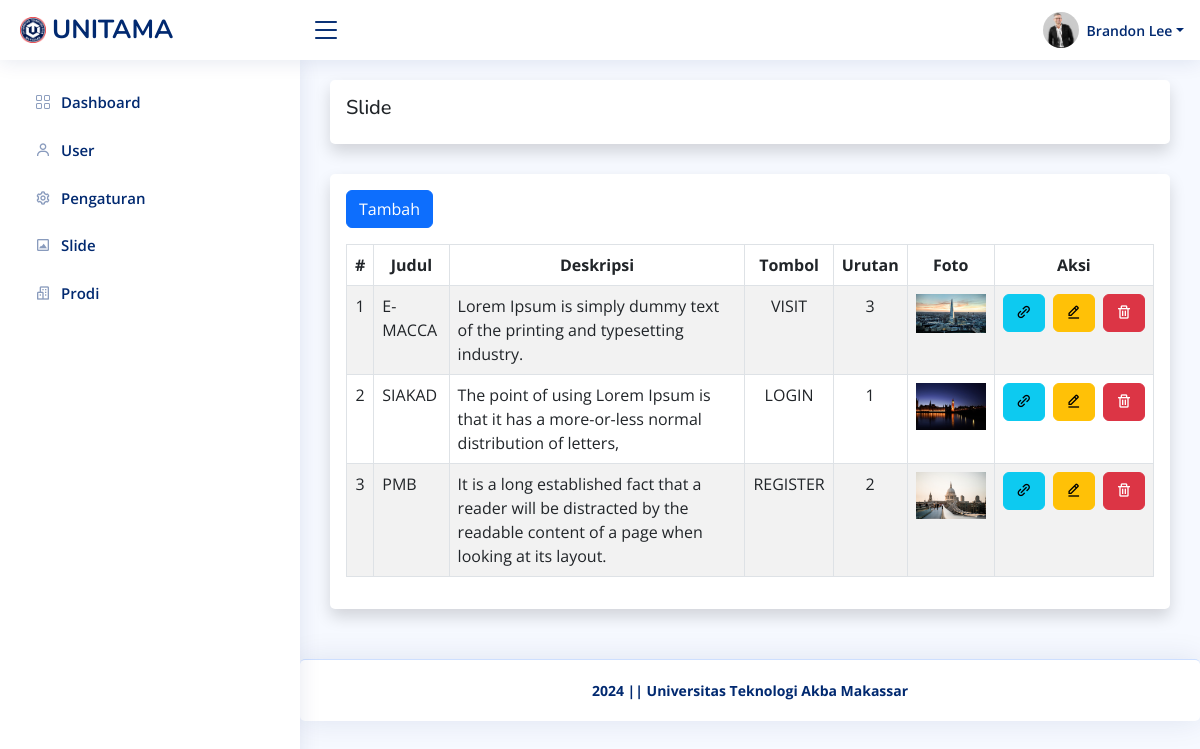
The app's page /admin/slide/index.php (signed in) with its own data.
### tables this page shows
CREATE TABLE `pengaturan` (
  `id_pengaturan` int(11) NOT NULL,
  `appname` varchar(50) NOT NULL,
  `logo` varchar(255) NOT NULL,
  `copyright` varchar(255) NOT NULL,
  `description` varchar(255) NOT NULL,
  `keyword` varchar(255) NOT NULL,
  `author` varchar(128) NOT NULL
);

CREATE TABLE `user` (
  `id_user` int(11) NOT NULL,
  `username` varchar(128) NOT NULL,
  `password` varchar(255) NOT NULL,
  `nama` varchar(128) NOT NULL,
  `role` int(11) NOT NULL,
  `foto` varchar(255) DEFAULT NULL
);

CREATE TABLE `slide` (
  `id_slide` int(11) NOT NULL,
  `judul` varchar(128) NOT NULL,
  `deskripsi` varchar(128) NOT NULL,
  `tombol` varchar(20) NOT NULL,
  `link` varchar(128) NOT NULL,
  `urutan` int(11) NOT NULL,
  `gambar` varchar(255) NOT NULL
);

### helper.php (called while the page is built, shortened)
<?php
$base_url = 'http://localhost/unitama/';
$koneksi = mysqli_connect('localhost', 'root', '', 'unitama');
function get($query)
{
    global $koneksi;
    $result = mysqli_query($koneksi, $query);
    $row = [];
    while ($data = mysqli_fetch_assoc($result)) {
        $row[] = $data;
    }
    return $row;
}
function getWhere($query)
{
    global $koneksi;
    return mysqli_fetch_assoc(mysqli_query($koneksi, $query));
}

### admin/slide/index.php (the view)
<?php require '../template/header.php' ?>
<?php $slide = get("SELECT * FROM slide ORDER BY id_slide DESC"); ?>
<div class="card shadow p-3">
    <h5>Slide</h5>
</div>
<div class="card shadow p-3">
    <div class="mb-3">
        <a class="btn btn-primary" href="<?= $base_url; ?>admin/slide/tambah.php" role="button">Tambah</a>
    </div>
    <div class="table-responsive">
        <table class="table table-striped table-bordered w-100" id="data-table">
            <thead>
                <tr>
                    <th class="text-center">#</th>
                    <th class="text-center">Judul</th>
                    <th class="text-center">Deskripsi</th>
                    <th class="text-center">Tombol</th>
                    <th class="text-center">Urutan</th>
                    <th class="text-center">Foto</th>
                    <th class="text-center">Aksi</th>
                </tr>
            </thead>
            <tbody>
                <?php $i = 1 ?>
                <?php foreach ($slide as $row) : ?>
                    <tr>
                        <td class="text-center"><?= $i++; ?></td>
                        <td><?= $row['judul']; ?></td>
                        <td><?= $row['deskripsi']; ?></td>
                        <td class="text-center"><?= $row['tombol']; ?></td>
                        <td class="text-center"><?= $row['urutan']; ?></td>
                        <td class="text-center">
                            <img src="<?= $base_url; ?>/assets/uploads/slide/<?= $row['gambar']; ?>" alt="<?= $row['judul']; ?>" width="70">
                        </td>
                        <td class="text-center text-nowrap">
                            <a href="<?= $row['link']; ?>" class="btn btn-info me-1" target="_blank"><i class='bx bx-link-alt'></i></a>
                            <a class="btn btn-warning me-1" href="<?= $base_url; ?>admin/slide/ubah.php?id=<?= $row['id_slide']; ?>" role="button"><i class='bx bx-edit-alt'></i></a>
                            <a class="btn btn-danger button-delete" href="<?= $base_url; ?>admin/slide/hapus.php?id=<?= $row['id_slide']; ?>" role="button"><i class='bx bx-trash'></i></a>
                        </td>
                    </tr>
                <?php endforeach ?>
            </tbody>
        </table>
    </div>
</div>
<?php require '../template/footer.php' ?>

### admin/template/header.php (shortened to what this page needs)
<?php require '../../helper.php' ?>
<?php $pengaturan = getWhere("SELECT * FROM pengaturan WHERE id_pengaturan = 1 "); ?>
<!DOCTYPE html>
<html lang="en">
<head>
    <link href="<?= $base_url; ?>assets/plugins/bootstrap/css/bootstrap.min.css" rel="stylesheet">
    <link href="<?= $base_url; ?>assets/plugins/bootstrap-icons/bootstrap-icons.css" rel="stylesheet">
    <link href="<?= $base_url; ?>assets/plugins/boxicons/css/boxicons.min.css" rel="stylesheet">
    <link href="<?= $base_url; ?>assets/plugins/quill/quill.snow.css" rel="stylesheet">
    <link href="<?= $base_url; ?>assets/plugins/quill/quill.bubble.css" rel="stylesheet">
    <link href="<?= $base_url; ?>assets/plugins/remixicon/remixicon.css" rel="stylesheet">
    <link href="<?= $base_url; ?>assets/plugins/simple-datatables/style.css" rel="stylesheet">
    <link rel="stylesheet" href="https://cdnjs.cloudflare.com/ajax/libs/twitter-bootstrap/5.3.0/css/bootstrap.min.css">
    <link rel="stylesheet" href="https://cdn.datatables.net/2.0.8/css/dataTables.bootstrap5.css">
    <link href="<?= $base_url; ?>assets/css/style.css" rel="stylesheet">
</head>
<body>
    <header id="header" class="header fixed-top d-flex align-items-center">
        <div class="d-flex align-items-center justify-content-between">
            <a href="<?= $base_url; ?>admin/dashboard" class="logo d-flex align-items-center">
                <img src="<?= $base_url; ?>assets/img/<?= $pengaturan['logo']; ?>" alt="">
                <span class="d-none d-lg-block"><?= $pengaturan['appname']; ?></span>
            </a>
            <i class="bi bi-list toggle-sidebar-btn"></i>
        </div>
        <nav class="header-nav ms-auto">
            <ul class="d-flex align-items-center">
                <li class="nav-item dropdown pe-3">
                    <?php
                    $id = $_SESSION['id_user'];
                    $akun = getWhere("SELECT * FROM user WHERE id_user = $id ");
                    ?>
                    <a class="nav-link nav-profile d-flex align-items-center pe-0" href="#" data-bs-toggle="dropdown">
                        <?php if ($akun['foto']) : ?>
                            <img src="<?= $base_url; ?>/assets/uploads/user/<?= $akun['foto']; ?>" alt="<?= $akun['nama']; ?>" class="rounded-circle">
                        <?php else : ?>
                            <img src="<?= $base_url; ?>assets/img/noprofil.png" alt="<?= $akun['nama']; ?>" class="rounded-circle">
                        <?php endif ?>
                        <span class="d-none d-md-block dropdown-toggle ps-2"><?= $akun['nama']; ?></span>
                    </a>
                </li>
            </ul>
        </nav>
    </header>
    <aside id="sidebar" class="sidebar">
        <ul class="sidebar-nav" id="sidebar-nav">
            <li class="nav-item">
                <a class="nav-link collapsed" href="<?= $base_url; ?>admin/dashboard">
                    <i class="bi bi-grid"></i>
                    <span>Dashboard</span>
                </a>
            </li>
            <?php if ($_SESSION['role'] == 1) : ?>
                <li class="nav-item">
                    <a class="nav-link collapsed" href="<?= $base_url; ?>admin/user">
                        <i class='bx bx-user'></i>
                        <span>User</span>
                    </a>
                </li>
            <?php endif ?>
            <li class="nav-item">
                <a class="nav-link collapsed" href="<?= $base_url; ?>admin/pengaturan">
                    <i class='bx bx-cog'></i>
                    <span>Pengaturan</span>
                </a>
            </li>
            <li class="nav-item">
                <a class="nav-link collapsed" href="<?= $base_url; ?>admin/slide">
                    <i class='bx bx-image-alt'></i>
                    <span>Slide</span>
                </a>
            </li>
            <li class="nav-item">
                <a class="nav-link collapsed" href="<?= $base_url; ?>admin/prodi">
                    <i class='bx bx-buildings'></i>
                    <span>Prodi</span>
                </a>
            </li>
        </ul>
    </aside>
    <main id="main" class="main">

### admin/template/footer.php (shortened to what this page needs)
</main>
<footer id="footer" class="footer card">
    <div class="copyright fw-bold">
        <?= $pengaturan['copyright']; ?>
    </div>
</footer>
</body>
</html>

### assets/css/style.css (style rules this page uses)
:root { scroll-behavior: smooth; }
body { font-family: "Open Sans", sans-serif; background: #f6f9ff; color: #444444; }
a { color: #4154f1; text-decoration: none; }
h1, h2, h3, h4, h5, h6 { font-family: "Nunito", sans-serif; }
#main { margin-top: 60px; padding: 20px 30px; transition: all 0.3s; }
.card { margin-bottom: 30px; border: none; border-radius: 5px; box-shadow: 0px 0 30px rgba(1, 41, 112, 0.1); }
.logo { line-height: 1; }
@media (min-width: 1200px) { .logo { width: 280px; } }
.logo img { max-height: 26px; margin-right: 6px; }
.logo span { font-size: 26px; font-weight: 700; color: #012970; font-family: "Nunito", sans-serif; }
.header { transition: all 0.5s; z-index: 997; height: 60px; box-shadow: 0px 2px 20px rgba(1, 41, 112, 0.1); background-color: #fff; padding-left: 20px; }
.header .toggle-sidebar-btn { font-size: 32px; padding-left: 10px; cursor: pointer; color: #012970; }
.header-nav ul { list-style: none; }
.header-nav>ul { margin: 0; padding: 0; }
.header-nav .nav-profile { color: #012970; }
.header-nav .nav-profile img { max-height: 36px; }
.header-nav .nav-profile span { font-size: 14px; font-weight: 600; }
.sidebar { position: fixed; top: 60px; left: 0; bottom: 0; width: 300px; z-index: 996; transition: all 0.3s; padding: 20px; overflow-y: auto; scrollbar-width: thin; scrollbar-color: #aab7cf transparent; box-shadow: 0px 0px 20px rgba(1, 41, 112, 0.1); background-color: #fff; }
@media (min-width: 1200px) { #main, #footer { margin-left: 300px; } }
.sidebar-nav { padding: 0; margin: 0; list-style: none; }
.sidebar-nav li { padding: 0; margin: 0; list-style: none; }
.sidebar-nav .nav-item { margin-bottom: 5px; }
.sidebar-nav .nav-link { display: flex; align-items: center; font-size: 15px; font-weight: 600; color: #4154f1; transition: 0.3; background: #f6f9ff; padding: 10px 15px; border-radius: 4px; }
.sidebar-nav .nav-link i { font-size: 16px; margin-right: 10px; color: #4154f1; }
.sidebar-nav .nav-link.collapsed { color: #012970; background: #fff; }
.sidebar-nav .nav-link.collapsed i { color: #899bbd; }
.footer { padding: 20px 0; font-size: 14px; transition: all 0.3s; border-top: 1px solid #cddfff; }
.footer .copyright { text-align: center; color: #012970; }

### records on screen
pengaturan: logo (picture), appname "UNITAMA", copyright "2024 || Universitas Teknologi Akba Makassar"
user: foto (picture), nama "Brandon Lee"
slide: judul "E-MACCA", deskripsi "Lorem Ipsum is simply dummy text of the printing and typesetting industry.", tombol "VISIT", urutan "3", gambar (picture)
slide: judul "SIAKAD", deskripsi "The point of using Lorem Ipsum is that it has a more-or-less normal distribution of letters,", tombol "LOGIN", urutan "1", gambar (picture)
slide: judul "PMB", deskripsi "It is a long established fact that a reader will be distracted by the readable content of a page when looking at its layout.", tombol "REGISTER", urutan "2", gambar (picture)
